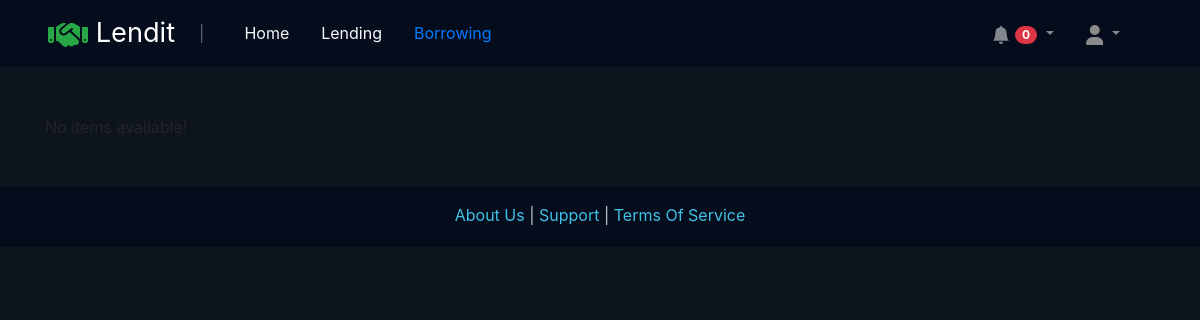
Before: /community/borrow/ (signed in) with the older database file.
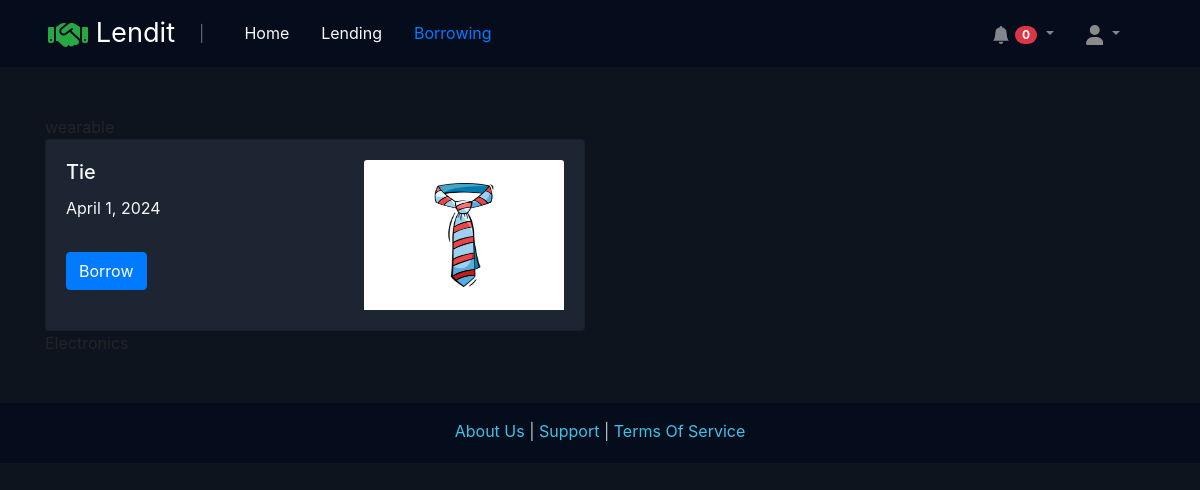
After: the same page with the newer database file.
### community/models.py (models this page shows)
class Offering(models.Model):
    lender = models.ForeignKey(User, on_delete=models.CASCADE, null=True)
    name = models.CharField(max_length=300)
    category = models.CharField(max_length=200)
    description = models.TextField(default='')
    price = models.IntegerField(default=0)
    image = models.ImageField(upload_to='offerings/images', null=True, blank=True)
    available = models.BooleanField(default=True)
    timeStamp = models.DateField(auto_now_add=True)
    feedback = models.IntegerField(default=0)

### community/views.py (the view)
# urls.py: path('borrow/', views.borrow),
def borrow(request):
    if request.method=='POST':
        offering_form = Offer(data=request.POST, files=request.FILES)
        if offering_form.is_valid():
            offering_form.save()
        return redirect('/community/lend')
    else:
        categories = Offering.objects.values('category').distinct()
        offerings = {}
        for category in categories:
            category_wise_items = Offering.objects.filter(category=category['category']).exclude(lender=request.user)
            offerings[category['category']] = category_wise_items
        return render(request, 'community/borrow.html', {"borrow_token": True, "offerings": offerings})

### community/templates/community/borrow.html (shortened to what this page needs)
{% extends "base.html" %}
{% load static %}
{% block body %}
<div class="container mt-5">
  {% if offerings|length  == 0 %}
  <p class="text-light" style="margin: auto; text-align: center;"></p>No items available!
  {% else %}
  {% for category, offerings_list in offerings.items %}
  <div class="row">
    {% for offering in offerings_list %}
    <div class="col-md-6">
      <div class="card bg-dark text-light">
        <div class="card-body">
          <img class="card-img-top float-right" src='/media/{{offering.image}}' alt="Card image"
            style="max-width: 200px; max-height: 150px;">
          <h5 class="card-title">{{offering.name}}</h5>
          <p class="card-text">{{offering.timeStamp}}</p>
          <button type="button" class="btn btn-primary mt-3" data-toggle="modal" data-target="#lendModal" onclick="window.location = '/community/deal/{{offering.id}}by{{request.user.id}}/ongoing'">
            Borrow
          </button>
        </div>
      </div>
    </div>
    {%endfor%}
  </div>
  {% endfor %}
  {% endif %}
</div>
{% endblock body %}

Changed rows visible on the page:
added Offering: image (picture), name "Tie", timeStamp "April 1, 2024"
